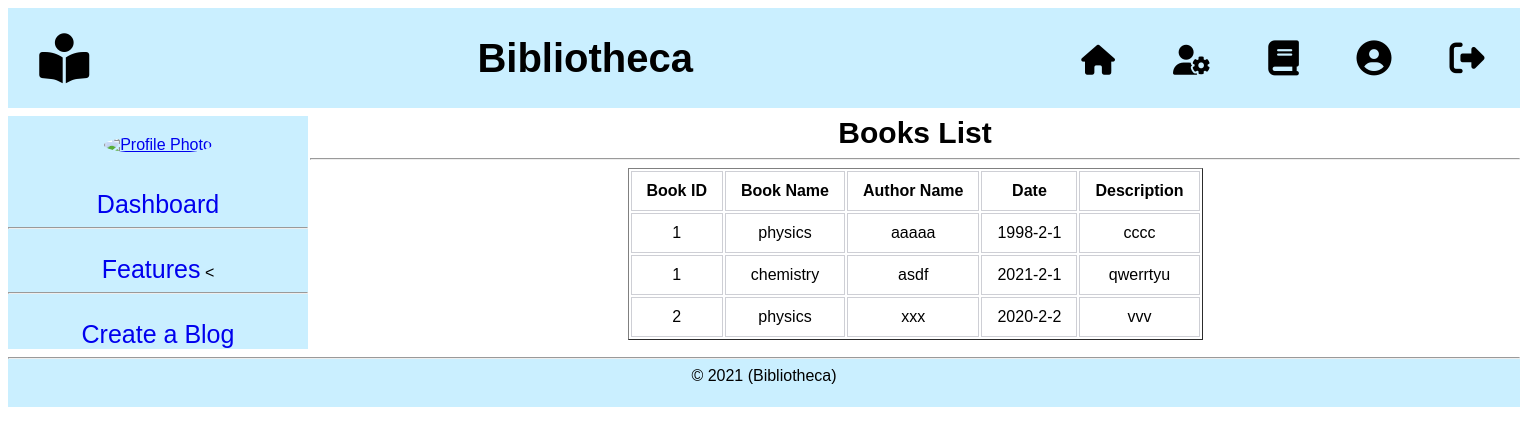
Screenshot of /virw/viewbuybooks.php with the database file from the repository.
### tables this page shows
CREATE TABLE `buybooks` (
  `id` int(11) NOT NULL,
  `bookID` int(11) NOT NULL,
  `bookname` varchar(255) NOT NULL,
  `authorname` varchar(255) NOT NULL,
  `buydate` varchar(255) NOT NULL,
  `description` text NOT NULL
);

### model/buybooksmodel.php (called while the page is built, shortened)
<?php
	function getAllBuyBooks(){
		$conn = getConnection();
		$sql = "select * from buybooks";
		$result = mysqli_query($conn, $sql);
		$buybooks = [];
		while ($row = mysqli_fetch_assoc($result)) {
			array_push($buybooks, $row);
		}
		return $buybooks;
	}
?>

### virw/viewbuybooks.php (the view, shortened to what this page needs)
<?php
	include('header.php');
    require_once('model/buybooksModel.php');
    $buybooksList = getAllBuyBooks();
?>
<?php include('instructorNav.php')?>
<div style="display: grid; grid-template-columns: 1fr 1fr; padding-top: 0.5em;">
    <?php include('instructorSidePanel.php')?>
    <div id="main_content" style="background-color: white; width: 1210px; font-family: arial; align-items: center; text-align: center;">
        <span style="font-size: 30px;">
            <b> Books List </b>
        </span>
        <hr>
        <table border="1" align="center">
            <tr>
                <th style="border: 1px solid #cecfd5; padding: 10px 15px;"> Book ID </th>
                <th style="border: 1px solid #cecfd5; padding: 10px 15px;"> Book Name </th>
                <th style="border: 1px solid #cecfd5; padding: 10px 15px;"> Author Name </th>
                <th style="border: 1px solid #cecfd5; padding: 10px 15px;"> Date </th>
				  <th style="border: 1px solid #cecfd5; padding: 10px 15px;"> Description </th>
            </tr>
            <?php for($i = 0; $i < count($buybooksList); $i++){ ?>
            <tr>
                <td style="border: 1px solid #cecfd5; padding: 10px 15px;"> <?=$buybooksList[$i]['bookID']?> </td>
                <td style="border: 1px solid #cecfd5; padding: 10px 15px;"> <?=$buybooksList[$i]['bookname']?> </td>
               <td style="border: 1px solid #cecfd5; padding: 10px 15px;"> <?=$buybooksList[$i]['authorname']?> </td>
                <td style="border: 1px solid #cecfd5; padding: 10px 15px;"> <?=$buybooksList[$i]['buydate']?> </td>
				<td style="border: 1px solid #cecfd5; padding: 10px 15px;"> <?=$buybooksList[$i]['description']?> </td>
            </tr>
            <?php } ?>
        </table>
    </div>
</div>

### rows the page displays
buybooks: bookID "1", bookname "physics", authorname "aaaaa", buydate "1998-2-1", description "cccc"
buybooks: bookID "1", bookname "chemistry", authorname "asdf", buydate "2021-2-1", description "qwerrtyu"
buybooks: bookID "2", bookname "physics", authorname "xxx", buydate "2020-2-2", description "vvv"
